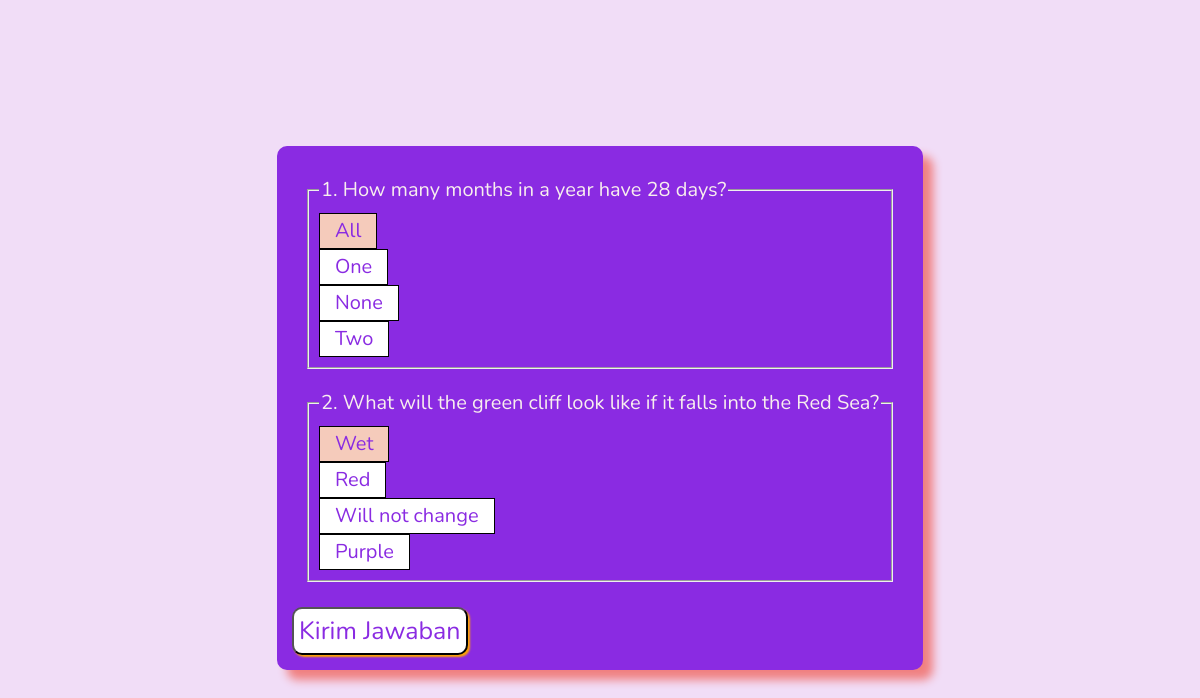
/test/1, run on the app's committed database.
### tables this page shows
CREATE TABLE question 
    (id INTEGER PRIMARY KEY, 
    question VARCHAR,
    answer VARCHAR,
    wrong1 VARCHAR,
    wrong2 VARCHAR,
    wrong3 VARCHAR);

### main.py (the view)
@app.route('/test')
@app.route('/test/<id>')
def test(id=None):
    keyword = request.args.get('quiz_id', type=int)
    if keyword:
        start_quiz(keyword)
        data = show_questions_by_quiz_id(keyword)
        data = shuffle_options(data)
        return render_template('test.html', data=data)
    elif id:
        start_quiz(int(id))
        data = show_questions_by_quiz_id(id)
        return render_template('test.html', data=data)
    return 'Halaman Test'

### db.py (called while the page is built)
def open():
    global conn, cursor
    conn = sqlite3.connect(db_name)
    cursor = conn.cursor()

def show_questions_by_quiz_id(id):
    open()
    cursor.execute('''SELECT * from quiz_content
                    WHERE quiz_id = (?)''', str(id))
    data = cursor.fetchall()
    questions = list()
    for (id, quiz_id, question_id) in data:
        cursor.execute('''SELECT * FROM question
                       WHERE id = ''' + str(question_id))
        question =cursor.fetchone()
        questions.append(question)
    conn.commit()
    return questions

### main.py (called while the page is built)
def start_quiz(quiz_id):
    session['quiz'] = quiz_id
    session['last_question'] = 0
    session['answers'] = 0
    session['total'] = 0

### templates/test.html (shortened to what this page needs)
<!DOCTYPE html>
<html lang="en">
<head>
    <link rel="stylesheet" href="{{ url_for('static', filename='style.css') }}">
</head>
<body>
  <div class="container">
    {% if data %}
    <form method="post" action="/result">
        {% for question in data %}
        <fieldset>
          <legend>{{question[0]}}. {{question[1]}}</legend>
          <div class="form_radio_btn">
            <label for="{{question[2]}}">{{question[2]}}</label>
          </div>
          <div class="form_radio_btn">
            <label for="{{question[3]}}">{{question[3]}}</label>
          </div>
          <div class="form_radio_btn">
            <label for="{{question[4]}}">{{question[4]}}</label>
          </div>
            <div class="form_radio_btn">
              <label for="{{question[5]}}">{{question[5]}}</label>
            </div>
          </fieldset>
          {% endfor %}
          <input type="submit" value="Kirim Jawaban">
        </form>
        {% else %}
        <h1>Data masih kosong! Silahkan setting database dulu!</h1>
        {% endif %}
  </div>
</body>
</html>

### static/style.css (style rules this page uses)
* { font-family: "Nunito", sans-serif; }
body { background-image: url(https://template.canva.com/EAGnYt64Sg8/1/0/1280w-6Xkt_lbGKbE.jpg); background-size: contain; color: #f8eeee; background-color: rgb(241, 221, 247); font-size: 20px; }
.container { width: fit-content; height: 100vh; margin: 0 auto; display: flex; justify-content: center; align-items: center; }
form { background-color: blueviolet; border-radius: 10px; padding: 10px; box-shadow: 10px 10px 10px 0 lightcoral; }
input[type="submit"] { background-color: white; border-radius: 10px; padding: 5px; font-size: 25px; color: blueviolet; margin: 5px; box-shadow: 2px 2px 2px 0 orange; }
input[type=radio]:checked + label { background: #f5cbbb; }
.form_radio_btn label { display: inline-block; color: blueviolet; cursor: pointer; padding: 0px 15px; line-height: 34px; border: 1px solid rgb(0, 0, 0); user-select: none; background: #ffffff; }
fieldset { margin: 20px; padding: 10px; }

### data on the page
question: id "1", question "How many months in a year have 28 days?", answer "All", wrong1 "One", wrong2 "None", wrong3 "Two"
question: id "2", question "What will the green cliff look like if it falls into the Red Sea?", answer "Wet", wrong1 "Red", wrong2 "Will not change", wrong3 "Purple"
